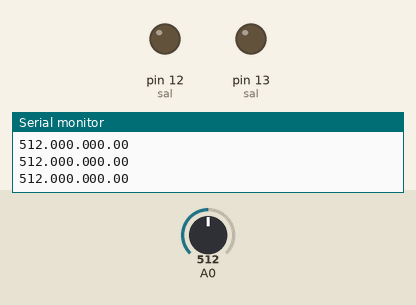
A sketch run on a simulated Arduino Uno, built with avr-gcc and run on an emulated ATmega328P. Parts: output pins drawn as LEDs (lit = HIGH), the last lines printed to the serial monitor. The inputs (shaded band) are chosen by the test bench; at power-on: A0 = 512.

Above: at 4.2 s.
4.3 s: A0 set to 716
At 4.7 s:
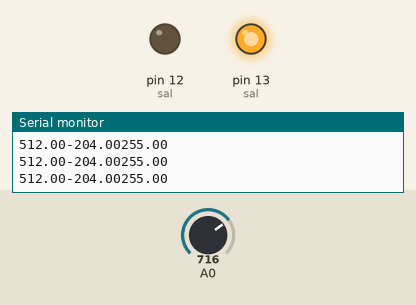
5.8 s: A0 set to 511
At 6.7 s:
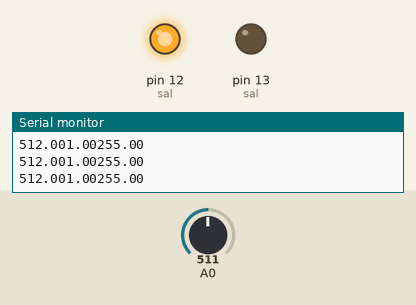
7.3 s: A0 set to 900
At 8.2 s:
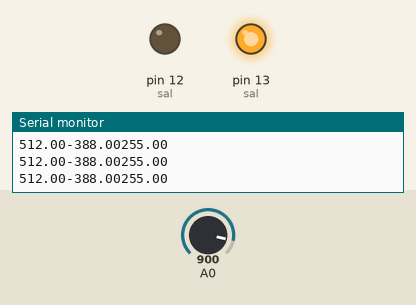
Timing chart, 0 to 10.3 s (numbered marks = the images above; inputs shaded):
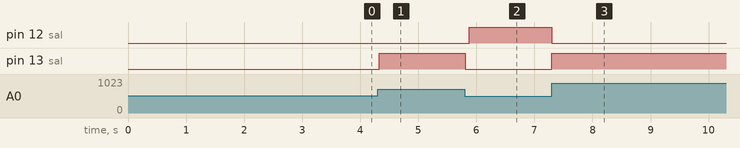

Measured:
- after the input at 4.3 s, pin 13 (sal): LOW → HIGH at once
- after the input at 5.8 s, pin 12 (sal): LOW → HIGH after 0.08 s; pin 13 (sal): HIGH → LOW at once
- after the input at 7.3 s, pin 12 (sal): HIGH → LOW at once; pin 13 (sal): LOW → HIGH at once

The sketch:

Pendulo.ino
```cpp
#include <PID_v1.h>

double sp,setpoint,input,in,out,output;
int sal,val;
PID pendulo(&in,&out,&sp,10.57,8192,0.01,DIRECT);


void setup() {
  // put your setup code here, to run once:
    delay(3000);
    setpoint=analogRead(0);
   sp=0;
    Serial.begin(9600);
    Serial.println(sp);
    pendulo.SetSampleTime(20);
    pendulo.SetMode(AUTOMATIC);
    pendulo.SetOutputLimits(-255,255);

}

void loop() {
  // put your main code here, to run repeatedly:

    input=analogRead(0);  /// Analog Pin0
    val=setpoint-input;
    in= val;
    pendulo.Compute();
    if (abs(val) > 0){
        if(val > 0){
          sal=12;
          digitalWrite(13,LOW); /// Motor uno
         }else{
            sal=13;
          digitalWrite(12,LOW);  ///Motor dos
          }


    output = abs(out);
    analogWrite(sal,output);
    } else    {
       digitalWrite(12,LOW);
      digitalWrite(13,LOW);

      }

        Serial.print(setpoint);
        Serial.print("");
        Serial.print(in);
        Serial.print("");
        Serial.println(output);


}
```
